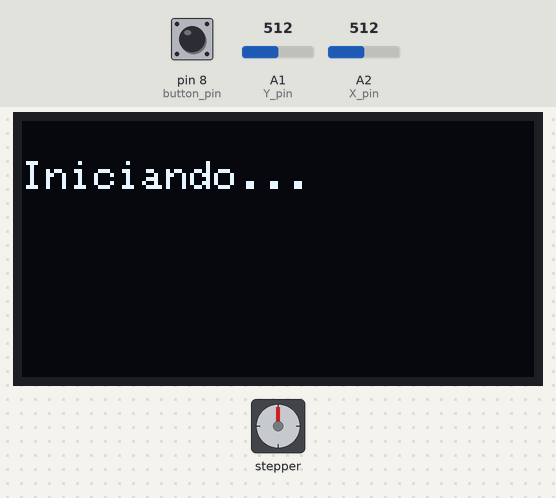
A sketch run on a simulated Arduino Uno, built with avr-gcc and run on an emulated ATmega328P. Parts: 128×64 one-colour display, stepper motor. The test bench sets the inputs (shaded band); at power-on: A1 (Y_pin) = 512, pin 8 (button_pin) LOW, A2 (X_pin) = 512. Stepper angles assume 200 steps per turn; what the sketch prints to the serial monitor is not drawn.

Above: at 3.2 s.
3.3 s: A1 (Y_pin) set to 962
4.8 s: A1 (Y_pin) set to 986
At 5.26 s:
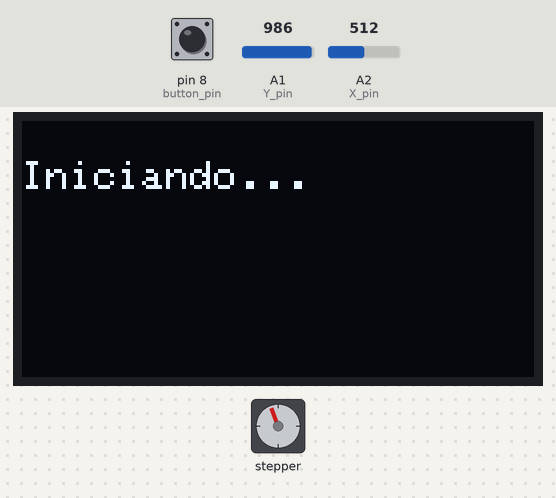
At 5.88 s:
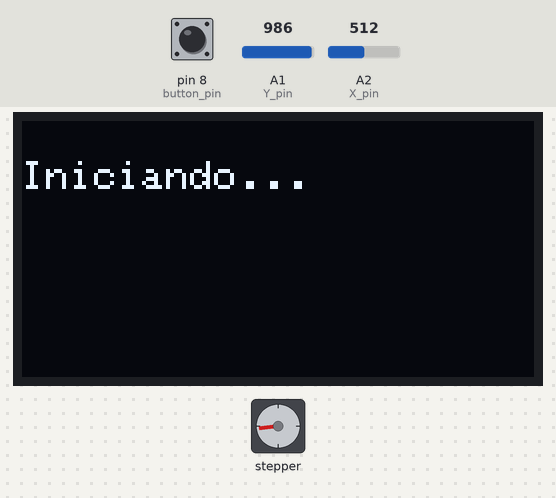
12.7 s: A1 (Y_pin) set to 40
At 12.96 s:
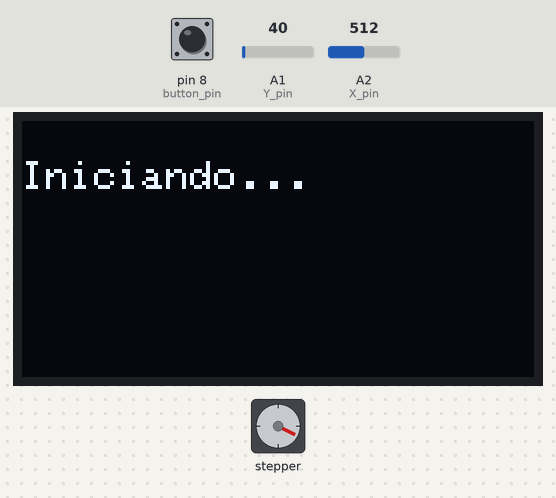
Timing chart, 0 to 21.7 s (numbered marks = the images above; inputs shaded):
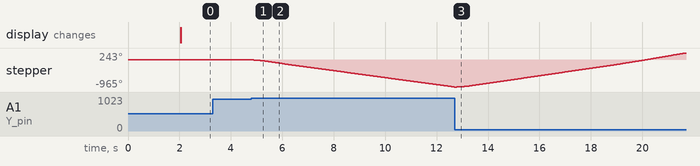

Measured:
- the behaviour switches between 973 and 974 on A1 (Y_pin) (found by bisection; images 0 and 1)
- after the input at 3.3 s, every drawn part: stays the same
- after the input at 4.8 s, stepper: keeps turning counter-clockwise at about 122°/s, starting at once

The sketch:

stepper_motorV2.ino
```cpp
#include <AccelStepper.h>
#include <Wire.h>
#include <Adafruit_GFX.h>
#include <Adafruit_SSD1306.h>

#define SCREEN_WIDTH 128 // OLED display width, in pixels
#define SCREEN_HEIGHT 64 // OLED display height, in pixels
char serialData;

//Stepper
const int accel = 100;
const int maxspeed = 500;
const int dir_pin = 4;
const int stp_pin = 5;

//Joystick
const int button_pin = 8;
const int Y_pin = 1; // analog pin connected to Y output
const int X_pin = 2; // analog pin connected to X output
boolean directio = true; //direction clockwise or anticlockwise of joystick
boolean serial = false; //movement of joystick or serial comunication


//Instances
AccelStepper stepper(1,stp_pin,dir_pin); // 1 makes reference to motor number 1
Adafruit_SSD1306 display(SCREEN_WIDTH, SCREEN_HEIGHT, &Wire, -1);

void setup() {
  Serial.begin(9600);


  pinMode(1,INPUT);
  pinMode(2,INPUT);

  //Stepper parameters
  serialData = (char)(("0"));
  stepper.setSpeed(0);
  stepper.setAcceleration(accel);
  stepper.setMaxSpeed(maxspeed);

  //Inicialize screen
  if(!display.begin(SSD1306_SWITCHCAPVCC, 0x3C)) { // Address 0x3D for 128x64
    Serial.println(F("SSD1306 allocation failed"));
    for(;;);
  }
  delay(2000);
  display.clearDisplay();

  display.setTextSize(1);
  display.setTextColor(WHITE);
  display.setCursor(0, 10);
  // Display static text
  display.println("Iniciando...");
  display.display();
}

void loop() {
  joystick();
  seriall();
  positio();
}

void joystick() {
  unsigned long period = 100;
  static unsigned long previousMillis = 0;

    if (( millis() - previousMillis) > period) {
      //Read Joyscik pins
      int y_axis = analogRead(Y_pin);
      int x_axis = analogRead(X_pin);
      int button = digitalRead(button_pin);

      if (y_axis < 50 && serial == false) {
        if (directio == false){
          stepper.setSpeed(0);
          directio = true;
        }
        stepper.move(10000); //this value is only to set te direction anticlockwise or clockwise
        stepper.run();
       }
      else if (y_axis > 973 && serial == false) {
        if (directio == true){
          stepper.setSpeed(0);
          directio = false;
        }
        stepper.move(-10000);
        stepper.run();
       }
     }
 }

 void seriall() {
  unsigned long period = 100;
  static unsigned long previousMillis = 0;
  if (( millis() - previousMillis) > period) {

   if (Serial.available() > 0) {
    int steps = Serial.parseInt();
    stepper.setSpeed(0);
    stepper.move(steps);
    serial = true;
   }
   if (serial == true) {
    stepper.run();
     if (stepper.distanceToGo() == 0){
      serial = false;
      stepper.setSpeed(0);
     }
   }
   }
 }

void positio() {
  unsigned long period = 100;
  static unsigned long previousMillis = 0;
  if (( millis() - previousMillis) > period) {
    Serial.println((String(stepper.currentPosition()) + String(",") + String(stepper.speed())));

  }
}
```
